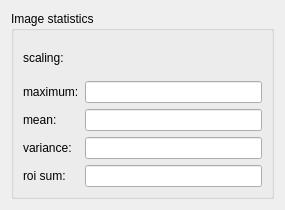
<?xml version="1.0" encoding="UTF-8"?>
<ui version="4.0">
 <class>Form</class>
 <widget class="QWidget" name="Form">
  <property name="geometry">
   <rect>
    <x>0</x>
    <y>0</y>
    <width>285</width>
    <height>210</height>
   </rect>
  </property>
  <property name="windowTitle">
   <string>Form</string>
  </property>
  <layout class="QGridLayout" name="gridLayout_3">
   <item row="0" column="0">
    <widget class="QGroupBox" name="groupBox">
     <property name="title">
      <string>Image statistics</string>
     </property>
     <layout class="QGridLayout" name="gridLayout_2">
      <item row="0" column="0">
       <layout class="QGridLayout" name="gridLayout">
        <item row="0" column="0">
         <widget class="QLabel" name="scalingLabel">
          <property name="toolTip">
           <string>intensity scaling</string>
          </property>
          <property name="text">
           <string>scaling:</string>
          </property>
         </widget>
        </item>
        <item row="0" column="1">
         <widget class="QLabel" name="scaleLabel">
          <property name="toolTip">
           <string>intensity scaling</string>
          </property>
          <property name="styleSheet">
           <string notr="true">color: red;</string>
          </property>
          <property name="text">
           <string/>
          </property>
         </widget>
        </item>
        <item row="1" column="1">
         <widget class="QLineEdit" name="maxLineEdit">
          <property name="toolTip">
           <string>maximum intensity values after image preparation and scaling</string>
          </property>
          <property name="readOnly">
           <bool>true</bool>
          </property>
         </widget>
        </item>
        <item row="2" column="0">
         <widget class="QLabel" name="meanLabel">
          <property name="toolTip">
           <string>mean intensity values after image preparation and scaling</string>
          </property>
          <property name="text">
           <string>mean:</string>
          </property>
          <property name="buddy">
           <cstring>meanLineEdit</cstring>
          </property>
         </widget>
        </item>
        <item row="2" column="1">
         <widget class="QLineEdit" name="meanLineEdit">
          <property name="toolTip">
           <string>mean intensity values after image preparation and scaling</string>
          </property>
          <property name="readOnly">
           <bool>true</bool>
          </property>
         </widget>
        </item>
        <item row="3" column="0">
         <widget class="QLabel" name="varianceLabel">
          <property name="toolTip">
           <string>variance intensity values after image preparation and scaling</string>
          </property>
          <property name="text">
           <string>variance:</string>
          </property>
          <property name="buddy">
           <cstring>varianceLineEdit</cstring>
          </property>
         </widget>
        </item>
        <item row="3" column="1">
         <widget class="QLineEdit" name="varianceLineEdit">
          <property name="toolTip">
           <string>variance intensity values after image preparation and scaling</string>
          </property>
          <property name="readOnly">
           <bool>true</bool>
          </property>
         </widget>
        </item>
        <item row="4" column="0">
         <widget class="QLabel" name="roiLabel">
          <property name="toolTip">
           <string>sum of intensity values after image preparation and scaling for ROI</string>
          </property>
          <property name="text">
           <string>roi sum:</string>
          </property>
          <property name="buddy">
           <cstring>roiLineEdit</cstring>
          </property>
         </widget>
        </item>
        <item row="4" column="1">
         <widget class="QLineEdit" name="roiLineEdit">
          <property name="toolTip">
           <string>sum of intensity values after image preparation and scaling for ROI</string>
          </property>
          <property name="readOnly">
           <bool>true</bool>
          </property>
         </widget>
        </item>
        <item row="1" column="0">
         <widget class="QLabel" name="maxLabel">
          <property name="toolTip">
           <string>maximum intensity values after image preparation and scaling</string>
          </property>
          <property name="text">
           <string>maximum:</string>
          </property>
          <property name="buddy">
           <cstring>maxLineEdit</cstring>
          </property>
         </widget>
        </item>
       </layout>
      </item>
     </layout>
    </widget>
   </item>
  </layout>
 </widget>
 <resources/>
 <connections/>
</ui>
